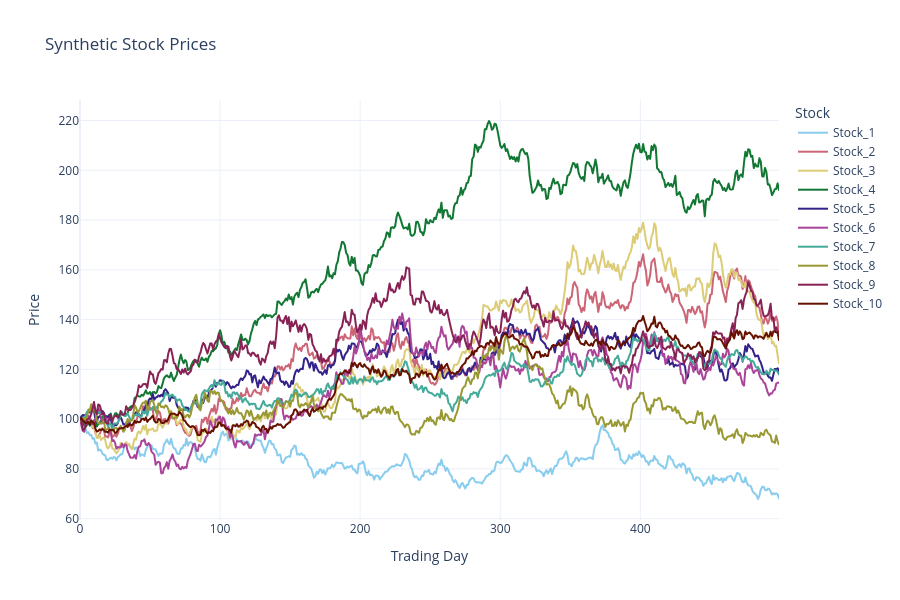

Notebook code cell kept with this figure:
### Markdown cell above
### Note on the interpretation of (f_t ~ N(0, 0.01))

There is a small ambiguity in the problem statement regarding the distribution of the common factor (f_t).

For the idiosyncratic noise term, the notation is written as ε_i,t ~ N(0, σ_i²) , which suggests that the second parameter of a normal distribution represents the variance. Under that interpretation, (f_t ~ N(0,0.01)) would imply a variance of (0.01) and a standard deviation of (\sqrt{0.01}=0.1).

However, the notebook skeleton places the comment `# f_t ~ N(0, 0.01)` directly above the line where `np.random.normal()` is used. Since NumPy expects the second argument (`scale`) to be the standard deviation, this suggests that (0.01) should be interpreted as the standard deviation.

To examine this issue, synthetic stock prices were generated under both interpretations. When (0.01) is treated as the variance, the common factor becomes much more volatile, leading to extremely large price swings and causing a single factor to dominate most of the variation in returns. When (0.01) is treated as the standard deviation, the resulting stock-price paths are more moderate and the balance between common-factor risk and idiosyncratic risk is more consistent with the parameter ranges specified in the assignment.

For the remainder of this assignment, we use

[
f_t ~ N(0, 0.01)
]

with **standard deviation equal to 0.01**, i.e., `np.random.normal(0, 0.01, N_days)`, as this follows the notebook skeleton directly and produces a more meaningful PCA analysis in the later sections.

### Code cell
########################################
# (a) Generate synthetic stock prices
########################################
np.random.seed(42)  # to make random numbers reproducible
N_stocks = 10
N_days = 500

# Set parameters

P0 = 100

mu = np.random.uniform(
    0.0001,
    0.0005,
    N_stocks
)

beta = np.random.uniform(
    0.5,
    1.5,
    N_stocks
)

sigma = np.random.uniform(
    0.005,
    0.02,
    N_stocks
)

# Generate common factor
# f_t ~ N(0, 0.01)

f = np.random.normal(
    0,
    0.01,
    N_days
)

# Generate prices using the DGP
# P_i,t = P_i,t-1 * exp(mu_i + beta_i * f_t + eps_i,t)

prices = np.zeros(
    (N_days, N_stocks)
)

prices[0] = P0

for t in range(1, N_days):

    eps = np.random.normal(
        0,
        sigma
    )

    prices[t] = prices[t-1] * np.exp(
        mu + beta*f[t] + eps
    )

stock_names = [
    f"Stock_{i+1}"
    for i in range(N_stocks)
]

prices_df = pd.DataFrame(
    prices,
    columns=stock_names
)

# Plot all 10 price series using Plotly.

price_plot_df = prices_df.reset_index().melt(
    id_vars="index",
    var_name="Stock",
    value_name="Price"
).rename(columns={"index": "Trading Day"})

fig = px.line(
    price_plot_df,
    x="Trading Day",
    y="Price",
    color="Stock",
    title="Synthetic Stock Prices",
    color_discrete_sequence=COLOR_SEQUENCE,
    hover_data={"Price": ":.3f"}
)
fig.update_layout(
    height=600,
    legend_title_text="Stock",
    xaxis_title="Trading Day",
    yaxis_title="Price",
)
fig.show()

prices_df.head()   # to ensure all stocks start from 100

### Figure 1 — Plotly figure (JSON) as saved in the notebook; plotly's stock layout.template omitted (floating-point values rounded to 4 significant figures; data arrays with more than 128 entries replaced by an {"elided": "..."} marker saying what was removed)
{"data": [{"hovertemplate": "Stock=Stock_1<br>Trading Day=%{x}<br>Price=%{y:.3f}<extra></extra>", "legendgroup": "Stock_1", "line": {"color": "rgb(136, 204, 238)", "dash": "solid"}, "marker": {"symbol": "circle"}, "mode": "lines", "name": "Stock_1", "showlegend": true, "type": "scattergl", "x": {"elided": "500 int values"}, "xaxis": "x", "y": {"elided": "500 float values"}, "yaxis": "y"}, {"hovertemplate": "Stock=Stock_2<br>Trading Day=%{x}<br>Price=%{y:.3f}<extra></extra>", "legendgroup": "Stock_2", "line": {"color": "rgb(204, 102, 119)", "dash": "solid"}, "marker": {"symbol": "circle"}, "mode": "lines", "name": "Stock_2", "showlegend": true, "type": "scattergl", "x": {"elided": "500 int values"}, "xaxis": "x", "y": {"elided": "500 float values"}, "yaxis": "y"}, {"hovertemplate": "Stock=Stock_3<br>Trading Day=%{x}<br>Price=%{y:.3f}<extra></extra>", "legendgroup": "Stock_3", "line": {"color": "rgb(221, 204, 119)", "dash": "solid"}, "marker": {"symbol": "circle"}, "mode": "lines", "name": "Stock_3", "showlegend": true, "type": "scattergl", "x": {"elided": "500 int values"}, "xaxis": "x", "y": {"elided": "500 float values"}, "yaxis": "y"}, {"hovertemplate": "Stock=Stock_4<br>Trading Day=%{x}<br>Price=%{y:.3f}<extra></extra>", "legendgroup": "Stock_4", "line": {"color": "rgb(17, 119, 51)", "dash": "solid"}, "marker": {"symbol": "circle"}, "mode": "lines", "name": "Stock_4", "showlegend": true, "type": "scattergl", "x": {"elided": "500 int values"}, "xaxis": "x", "y": {"elided": "500 float values"}, "yaxis": "y"}, {"hovertemplate": "Stock=Stock_5<br>Trading Day=%{x}<br>Price=%{y:.3f}<extra></extra>", "legendgroup": "Stock_5", "line": {"color": "rgb(51, 34, 136)", "dash": "solid"}, "marker": {"symbol": "circle"}, "mode": "lines", "name": "Stock_5", "showlegend": true, "type": "scattergl", "x": {"elided": "500 int values"}, "xaxis": "x", "y": {"elided": "500 float values"}, "yaxis": "y"}, {"hovertemplate": "Stock=Stock_6<br>Trading Day=%{x}<br>Price=%{y:.3f}<extra></extra>", "legendgroup": "Stock_6", "line": {"color": "rgb(170, 68, 153)", "dash": "solid"}, "marker": {"symbol": "circle"}, "mode": "lines", "name": "Stock_6", "showlegend": true, "type": "scattergl", "x": {"elided": "500 int values"}, "xaxis": "x", "y": {"elided": "500 float values"}, "yaxis": "y"}, {"hovertemplate": "Stock=Stock_7<br>Trading Day=%{x}<br>Price=%{y:.3f}<extra></extra>", "legendgroup": "Stock_7", "line": {"color": "rgb(68, 170, 153)", "dash": "solid"}, "marker": {"symbol": "circle"}, "mode": "lines", "name": "Stock_7", "showlegend": true, "type": "scattergl", "x": {"elided": "500 int values"}, "xaxis": "x", "y": {"elided": "500 float values"}, "yaxis": "y"}, {"hovertemplate": "Stock=Stock_8<br>Trading Day=%{x}<br>Price=%{y:.3f}<extra></extra>", "legendgroup": "Stock_8", "line": {"color": "rgb(153, 153, 51)", "dash": "solid"}, "marker": {"symbol": "circle"}, "mode": "lines", "name": "Stock_8", "showlegend": true, "type": "scattergl", "x": {"elided": "500 int values"}, "xaxis": "x", "y": {"elided": "500 float values"}, "yaxis": "y"}, {"hovertemplate": "Stock=Stock_9<br>Trading Day=%{x}<br>Price=%{y:.3f}<extra></extra>", "legendgroup": "Stock_9", "line": {"color": "rgb(136, 34, 85)", "dash": "solid"}, "marker": {"symbol": "circle"}, "mode": "lines", "name": "Stock_9", "showlegend": true, "type": "scattergl", "x": {"elided": "500 int values"}, "xaxis": "x", "y": {"elided": "500 float values"}, "yaxis": "y"}, {"hovertemplate": "Stock=Stock_10<br>Trading Day=%{x}<br>Price=%{y:.3f}<extra></extra>", "legendgroup": "Stock_10", "line": {"color": "rgb(102, 17, 0)", "dash": "solid"}, "marker": {"symbol": "circle"}, "mode": "lines", "name": "Stock_10", "showlegend": true, "type": "scattergl", "x": {"elided": "500 int values"}, "xaxis": "x", "y": {"elided": "500 float values"}, "yaxis": "y"}], "layout": {"height": 600, "legend": {"title": {"text": "Stock"}, "tracegroupgap": 0}, "title": {"text": "Synthetic Stock Prices"}, "xaxis": {"anchor": "y", "domain": [0, 1], "title": {"text": "Trading Day"}}, "yaxis": {"anchor": "x", "domain": [0, 1], "title": {"text": "Price"}}}}
